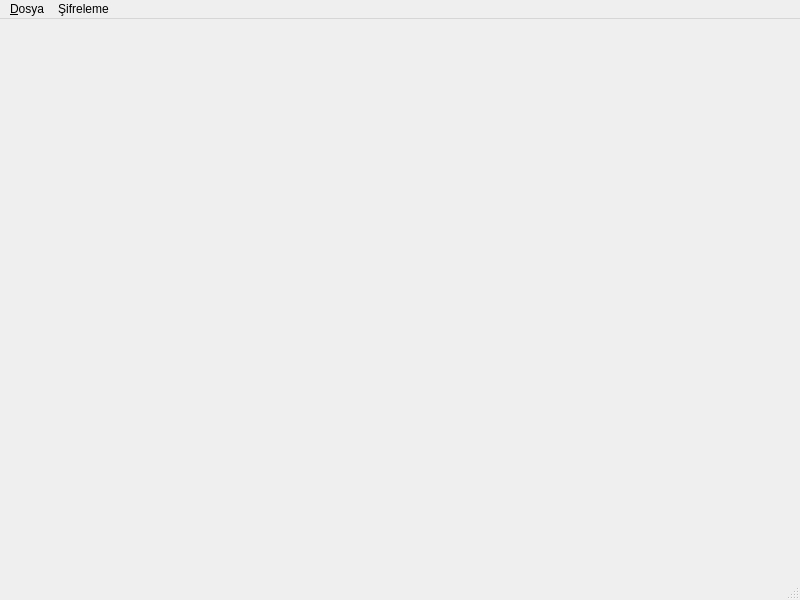
<?xml version="1.0" encoding="UTF-8"?>
<ui version="4.0">
 <class>MainWindow</class>
 <widget class="QMainWindow" name="MainWindow">
  <property name="geometry">
   <rect>
    <x>0</x>
    <y>0</y>
    <width>800</width>
    <height>600</height>
   </rect>
  </property>
  <property name="windowTitle">
   <string>Ahmet Nazif Zorlu Fen Lisesi Vigenere Uygulaması</string>
  </property>
  <widget class="QWidget" name="centralwidget">
   <layout class="QGridLayout" name="gridLayout_2">
    <item row="0" column="0">
     <layout class="QGridLayout" name="gridLayout" rowstretch="0" columnstretch="0">
      <item row="0" column="0">
       <widget class="ScaledLabel" name="resim">
        <property name="sizePolicy">
         <sizepolicy hsizetype="MinimumExpanding" vsizetype="MinimumExpanding">
          <horstretch>0</horstretch>
          <verstretch>0</verstretch>
         </sizepolicy>
        </property>
        <property name="minimumSize">
         <size>
          <width>100</width>
          <height>100</height>
         </size>
        </property>
        <property name="text">
         <string/>
        </property>
       </widget>
      </item>
     </layout>
    </item>
   </layout>
  </widget>
  <widget class="QMenuBar" name="menubar">
   <property name="geometry">
    <rect>
     <x>0</x>
     <y>0</y>
     <width>800</width>
     <height>22</height>
    </rect>
   </property>
   <widget class="QMenu" name="menu_Dosya">
    <property name="title">
     <string>&amp;Dosya</string>
    </property>
    <addaction name="action_ac"/>
    <addaction name="action_kameradan_yakala"/>
    <addaction name="action_farkli_kaydet"/>
    <addaction name="separator"/>
    <addaction name="action_cik"/>
   </widget>
   <widget class="QMenu" name="menu_ifreleme">
    <property name="title">
     <string>Şifreleme</string>
    </property>
    <addaction name="action_sifrele"/>
    <addaction name="action_coz"/>
   </widget>
   <addaction name="menu_Dosya"/>
   <addaction name="menu_ifreleme"/>
  </widget>
  <widget class="QStatusBar" name="statusbar"/>
  <action name="action_ac">
   <property name="text">
    <string>&amp;Aç</string>
   </property>
  </action>
  <action name="action_cik">
   <property name="text">
    <string>Çı&amp;kış</string>
   </property>
  </action>
  <action name="action_sifrele">
   <property name="text">
    <string>Şifrele</string>
   </property>
  </action>
  <action name="action_coz">
   <property name="text">
    <string>Geri çöz</string>
   </property>
  </action>
  <action name="action_farkli_kaydet">
   <property name="text">
    <string>Farklı Ka&amp;ydet</string>
   </property>
  </action>
  <action name="action_kameradan_yakala">
   <property name="text">
    <string>&amp;Kameradan yakala</string>
   </property>
  </action>
 </widget>
 <customwidgets>
  <customwidget>
   <class>ScaledLabel</class>
   <extends>QLabel</extends>
   <header>scaledlabel</header>
  </customwidget>
 </customwidgets>
 <resources/>
 <connections/>
</ui>
